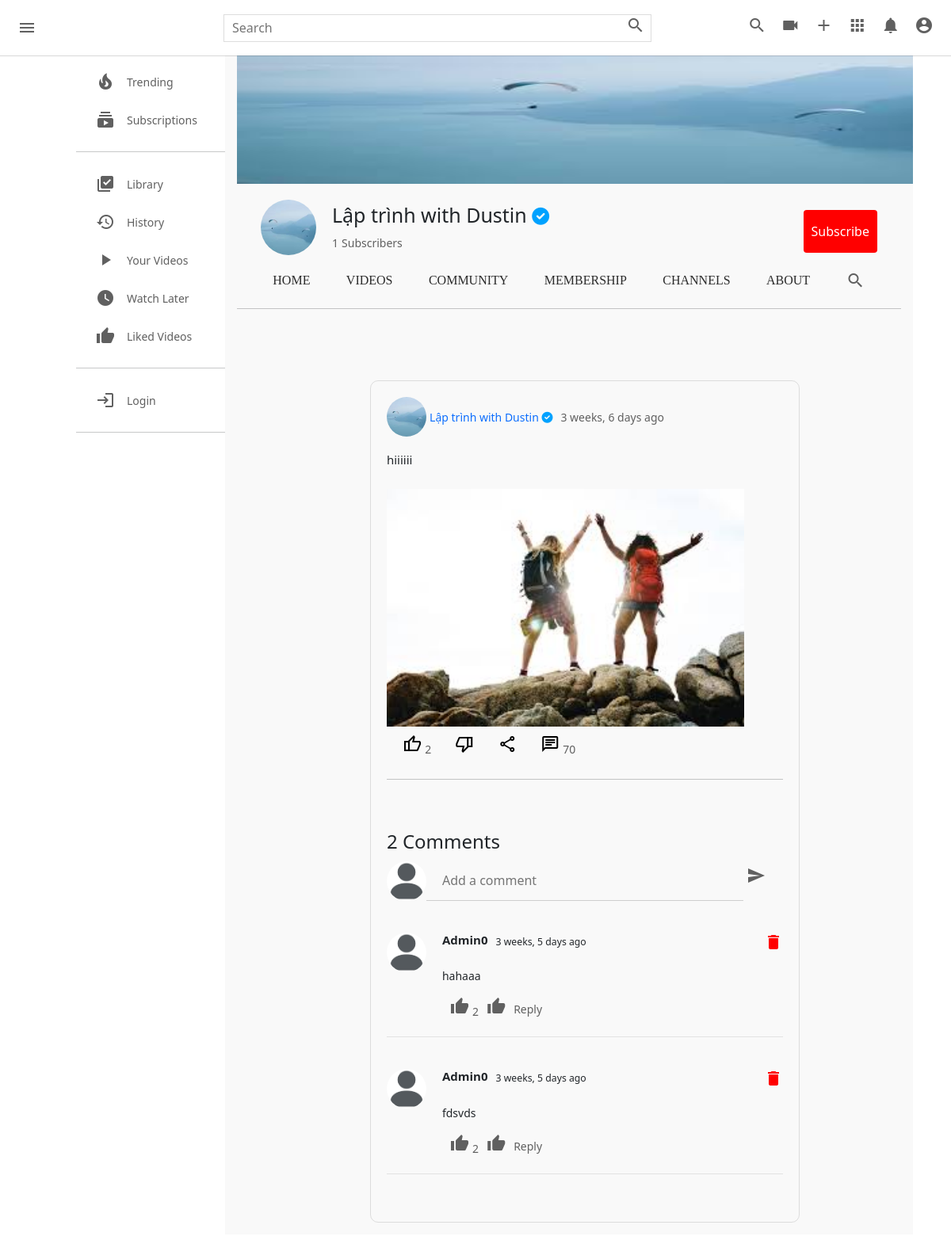
Page /c/2/community/1 on the committed database.
### channel/models.py (models this page shows, shortened)
class Channel(models.Model):
  channel_art = models.ImageField(upload_to=user_directory_path, null=True, blank=True)
  image = models.ImageField(upload_to=user_directory_path, null=True, blank=True)
  full_name = models.CharField(max_length=200)
  channel_name = models.CharField(max_length=200)
  description = models.TextField(null=True, blank=True)
  keywords = TaggableManager()
  joined = models.DateTimeField(auto_now_add=True)
  status = models.CharField(choices=STATUS, max_length=100, default="active")
  user = models.OneToOneField(User, on_delete=models.SET_NULL, null=True, related_name="channel")
  subscribers = models.ManyToManyField(User, related_name="user_subs")
  verified = models.BooleanField(default=False)
  total_views = models.IntegerField(default=0)
  business_email = models.EmailField(null=True, blank=True)
  make_business_email_public = models.BooleanField(default=False)
  business_location = models.CharField(null=True, blank=True, max_length=500)
  make_business_location_public = models.BooleanField(default=False)
  website = models.URLField(default="https://my-website.com/")
  instagram = models.URLField(default="https://instagram.com/")
  facebook = models.URLField(default="https://facebook.com/")
  twitter = models.URLField(default="https://twitter.com/")

class Community(models.Model):
  channel = models.ForeignKey(Channel, on_delete=models.CASCADE)
  image = models.ImageField(upload_to=user_directory_path, null=True, blank=True)
  content = models.TextField(null=True, blank=True)
  date = models.DateTimeField(auto_now_add=True)
  status = models.CharField(max_length=100, choices=STATUS, default="active")
  likes = models.ManyToManyField(User)
  class Meta:
    verbose_name = "Community"
    verbose_name_plural = "Community Posts"

class CommunityComment(models.Model):
  community = models.ForeignKey(Community, on_delete=models.CASCADE, related_name="comments")
  user = models.ForeignKey(User, on_delete=models.CASCADE)
  comment = models.CharField(max_length=10000)
  date = models.DateTimeField(auto_now_add=True)
  active = models.BooleanField(default=True)
  class Meta:
    verbose_name = "Community Comments"
    verbose_name_plural = "Community Comments"

### userauths/models.py (models this page shows, shortened)
class User(AbstractUser):
    email = models.EmailField(unique=True, null=True)
    username = models.CharField(max_length=1000)
    USERNAME_FIELD = "email"
    REQUIRED_FIELDS = ["username"]

### channel/views.py (the view)
# urls.py: path("<channel_id>/community/<int:community_id>", views.channel_community_detail, name="channel-community-detail"),
def channel_community_detail(request, channel_id, community_id):
  channel = get_object_or_404(Channel, id=channel_id)
  community = Community.objects.get(channel=channel, id=community_id, status="active")
  comments = CommunityComment.objects.filter(active=True, community=community).order_by("-date")
  context = {
    "channel": channel,
    "community": community,
    "comments": comments,
  }
  return render(request, "channel/channel-community-detail.html", context)

### templates/channel/channel-community-detail.html (shortened to what this page needs)
{% extends 'base.html' %}
{% load static %}
{% block content %}
<div class="mainBody">
    {% include 'partials/sidebar.html' %}
    <div class="videos">
        {% include 'channel/partials/channel-header.html' %}
        <div class="videos__container">
            <div class="content-border">
                <div class="content-div">
                    {% include 'partials/alert.html' %}
                    <div class="header-comm">
                        <div class="channel-details">
                            {% if community.channel.image %}
                            <a href="{% url 'channel-profile' community.channel.id %}">
                                <img src="{{community.channel.image.url}}" class="channel-img-com" alt="">
                            </a>
                            {% else %}
                            <img src="https://thumbs.dreamstime.com/b/default-avatar-profile-vector-user-profile-default-avatar-profile-vector-user-profile-profile-179376714.jpg" class="channel-img-com" alt="">
                            {% endif %}
                            <a style="text-decoration:none;" href="{% url 'channel-profile' community.channel.id %}">
                                <small>
                                    {{ community.channel.channel_name }}
                                    {% if community.channel.verified == True %}
                                        <i class="fas fa-check-circle"></i>
                                    {% endif %}
                                </small>
                            </a>
                            <span>{{community.date|timesince}} ago</span>
                        </div>
                    </div>
                    <div class="content">
                        <h3>{{ community.content }}</h3>
                        {% if community.image %}
                        <img src="{{community.image.url}}" alt="">
                        {% endif %}
                    </div>
                    <div class="icon-section">
                        <div class="single-icon">
                            <a href="{% url 'community-post-like' community.id %}"><i class="materiald-icons material-symbols-outlined">thumb_up</i></a>
                            <span>{{ community.likes.all.count }}</span>
                        </div>
                        <div class="single-icon">
                            <a href="{% url 'community-post-like' community.id %}"><i class="materiald-icons material-symbols-outlined">thumb_down</i></a>
                        </div>
                        <div class="single-icon">
                            <i class="materiald-icons material-symbols-outlined">share</i>
                        </div>
                        <div class="single-icon">
                            <i class="materiald-icons material-symbols-outlined">chat</i>
                            <span>70</span>
                        </div>
                    </div>
                    <hr><br><br>
                    <div class="comment-section">
                        <h4>{{ community.comments.all.count }} Comment{{ community.comments.all.count|pluralize }}</h4>
                        <div class="create-comment">
                            <div class="create-comment-img">
                                <img alt="">
                            </div>
                            <form action="{% url 'community-create-comment' community.id %}" method="POST">
                                <div class="create-comment-input">
                                    <input class="comment-class" name="comment" id="comment" type="text" placeholder="Add a comment">
                                    <button type="submit"><i class="material-icons">send</i></button>
                                </div>
                            </form>
                        </div>
                        {% for c in comments %}
                        <div class="comment-wrap">
                            <div class="comments">
                                <div class="comment-img">
                                    <img alt="">
                                </div>
                                <div class="comment-content">
                                    <div class="comment-header">
                                        <h4><b>{{ c.user.username|title }}</b></h4>
                                        <p><small>{{c.date|timesince}} ago</small></p>
                                    </div>
                                    <p>{{ c.comment }}</p>
                                    <div class="comment-icons">
                                        <div class="comment-icon-single">
                                            <i class="material-icons">thumb_up</i>
                                            <span>2</span>
                                        </div>
                                        <div class="comment-icon-single">
                                            <i class="material-icons">thumb_up</i>
                                        </div>
                                        <div class="comment-icon-single">
                                            <span>Reply</span>
                                        </div>
                                    </div>
                                </div>
                            </div>
                            <div class="delete-comment">
                                <a href="{% url 'community-delete-comment' c.community.id c.id %}"><i class="material-icons">delete</i></a>
                            </div>
                        </div>
                        {% endfor %}
                    </div>
                </div>
            </div>
        </div>
    </div>
</div>
{% endblock content %}

### templates/channel/partials/channel-header.html (shortened to what this page needs)
<div class="channel-art">
  <img src="{{ channel.channel_art.url }}" alt="" />
</div>
<div class="channel-header flex">
  <div class="channel-img-title flex">
    <img class="img" src="{{ channel.image.url }}" alt="" />
    <div class="channel-image-texts">
      <h4>{{ channel.channel_name }}
        {% if channel.verified == True %}
        <small><i class="fas fa-check-circle"></i></small>
        {% endif %}
      </h4>
      <span id="count"></span> <span>Subscribers</span>
    </div>
  </div>
  <div class="channel-header-btns">
    {% if request.user == channel.user %}
    <div><a href="{% url 'studio' %}" class="channel-join">Studio</a></div>
    {% else %}
    <div>
      <button id="sub_btn" onclick="addSub()" style="padding: 15px 10px; margin-top: 10px; border: none;"class="subscribe-btn">
        Subscribe
      </button>
    </div>
    {% endif %}
  </div>
</div>
<div class="channel-header-links flex">
  <a href="{% url 'channel-profile' channel.id %}" class="display-this">Home</a>
  <a href="{% url 'channel-videos' channel.id %}" class="display-this">Videos</a>
  <a href="{% url 'channel-community' channel.id %}" class="dont-display-thdis">Community</a>
  <a href="{% url 'channel-profile' channel.id %}" class="dont-display-this">Membership</a>
  <a href="{% url 'channel-profile' channel.id %}" class="dont-display-this">Channels</a>
  <a href="{% url 'channel-about' channel.id %}" class="display-this">About</a>
  <a href="{% url 'channel-profile' channel.id %}" class="dont-display-this"><i class="material-icons">search</i></a>
</div>
<hr/>
<br/>

### static/css/style.css (style rules this page uses)
* { margin: 0; padding: 0; box-sizing: border-box; }
body { font-family: poppins; }
.material-icons { color: rgb(96, 96, 96); }
.mainBody { height: calc(100vh - 70px); display: flex; overflow: hidden; }
hr { height: 1px; background-color: #e5e5e5; border: none; }
.videos { background-color: #f9f9f9; width: 100%; height: 100%; padding: 15px 15px; border-top: 1px solid #ddd; overflow-y: scroll; }
.videos__container { display: flex; flex-direction: row; justify-content: space-around; flex-wrap: wrap; }
.title a, span { text-decoration: none; color: rgb(96, 96, 96); font-size: 14px; }
.channel-art img { width: 1100px; height: 200px; }
.channel-art { width: 1100px; height: 200px; }
.flex { display: flex; }
.channel-header { margin: 20px 30px; align-items: center; justify-content: space-between; }
.channel-img-title { align-items: center; }
.channel-img-title .img { width: 70px; height: 70px; object-fit: cover; border-radius: 50px; }
.channel-img-title .channel-image-texts { margin-left: 20px; }
.channel-image-texts h4 { font-size: 25px; font-weight: 500; }
.channel-header-btns { display: flex; }
.channel-header-links { justify-content: space-evenly; }
.channel-header-links a { text-decoration: none; text-transform: uppercase; font-family: poppins; color: rgb(43, 43, 43); font-weight: 500; }
.content-border { margin-left: 40px; margin-top: 50px; border: solid 1px rgba(92, 92, 92, 0.185); padding: 20px; border-radius: 10px; }
.header-comm { justify-content: space-between; display: flex; }
.channel-details { display: flex; align-items: center; }
.channel-details img { width: 50px; border-radius: 50px; object-fit: cover; height: 50px; }
.channel-details span { margin-left: 10px; }
.content h3 { font-size: 15px; width: 500px; text-align: justify; font-weight: 400; margin-top: 20px; }
.content img { width: auto; height: 300px; object-fit: cover; margin-top: 20px; }
.icon-section { display: flex; align-items: center; }
.single-icon { align-items: center; padding: 10px; padding-left: 20px; }
.material-symbols-outlined { transition: 0.5s; color: black; }
.comment-wrap { display: flex; justify-content: space-between; margin-bottom: 40px; padding-bottom: 20px; border-bottom: 1px solid rgba(0, 0, 0, 0.096); }
.create-comment { display: flex; margin-bottom: 40px; margin-top: 10px; }
.create-comment-img img { width: 50px; height: 50px; object-fit: cover; border-radius: 50px; }
.create-comment-input input { width: 400px; height: 50px; object-fit: cover; border: none; border-bottom: 1px solid rgba(128, 128, 128, 0.363); background: none; }
.create-comment-input input::placeholder { padding-left: 20px; }
.comments { display: flex; }
.comment-img img { width: 50px; height: 50px; object-fit: cover; border-radius: 50px; }
.comment-content { margin-left: 20px; }
.comment-header { display: flex; margin-bottom: 7px; }
.comment-header h4 { font-weight: 600; font-size: 15px; }
.comment-header p { margin-left: 10px; font-weight: 300; }
.comment-content p { font-size: 14px; }
.comment-icons { display: flex; margin-top: 10px; align-items: center; }
.comment-icon-single { padding-left: 10px; }
.delete-comment i { color: red; }
a { text-decoration: none; }

### static/css/single.css (style rules this page uses)
body { font-family: "Roboto", "sans-serif"; padding: 16px 16px 0; margin: 56px 0 0 0 ; font-size: 16px; color: black; background-color: white; }
.fa-check-circle { color: rgb(0, 162, 255); }
.flex { display: flex; }
@media screen and (min-width: 768px) { body { padding: 16px 48px 0 96px; } }
.subscribe-btn { background-color: red; padding: 5px 14px; color: white; text-decoration: none; border-radius: 4px; }
button { background: none ; outline: none; border: none; }

### templates/base.html (style rules this page uses)
a { text-decoration: none; }

### templates/channel/partials/channel-header.html (style rules this page uses)
a { text-decoration: none; }

### rows in the picture
Channel: channel_art (picture), image (picture), channel_name "Lập trình with Dustin"
Community: channel.image (picture), channel.channel_name "Lập trình with Dustin", date "3 weeks, 6 days", content "hiiiiii", image (picture), likes.all.count "2", comments.all.count "2"
CommunityComment: user.username "Admin0", date "3 weeks, 5 days", comment "hahaaa"
CommunityComment: user.username "Admin0", date "3 weeks, 5 days", comment "fdsvds"
